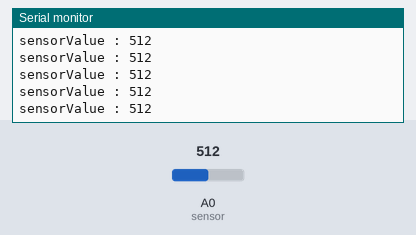
The sketch below on a simulated Arduino Uno, built with avr-gcc and run on an emulated ATmega328P. Shown: the last lines printed to the serial monitor. Inputs (shaded band) come from the test bench; at power-on: A0 (sensor) = 512.

Above: at 1.2 s.
1.3 s: A0 (sensor) set to 11
At 1.71 s:
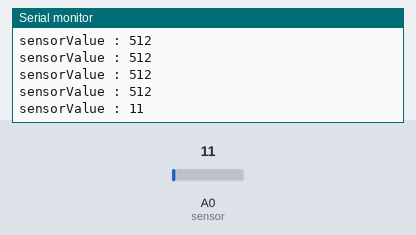
2.8 s: A0 (sensor) set to 8
At 2.97 s:
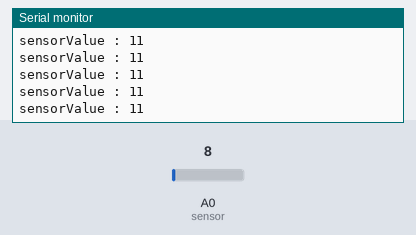
Timing chart, 0 to 5.8 s (numbered marks = the images above; inputs shaded):
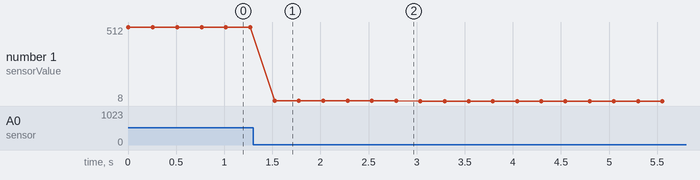

Measured:
- after the input at 1.3 s, the serial monitor: prints a new line after 0.22 s (image 1)
- plotted number 1: 512 → 11 after the input at 1.3 s, 11 → 8 after the input at 2.8 s

The sketch:

mq2bt_ai2_ino.ino
```cpp
//(Burn heater coil of mq-2 before 20 minutes by running the audino or try to check the mq-2 to see if it is warm to use it.)
//(If you know the maximum or minimum range of the actual sensor, then map the value (or try doing one round of simulation to find the minimum or maximum).)
//(And the value has been adjusted. To control the brightness of the led.)

#include <SoftwareSerial.h>

SoftwareSerial mySerial(10, 11); // RX, TX  for bluetooth hc05

// Analog pin 0 will be called 'sensor'
int sensor = A0;
// Set the initial sensorValue to 0
int sensorValue = 0;

// The setup routine runs once when you press reset
void setup() {

  mySerial.begin(9600);    // Initialize software serial communication for hc05
  Serial.begin(9600);   // Initialize serial communication at 9600 bits per second
}

// The loop routine runs over and over again forever
void loop() {
  // Read the input on analog pin 0 (named 'sensor')
  sensorValue = analogRead(sensor);
  //int outputvalue = map(sensorValue, 0, 1023, 0, 255);
  //int outputMap2 = 0;
  //int outputBuzzer = 0;

  if (sensorValue > 280) {
    // Activate digital output pin 9 - the LED will light up
    //Notice the value of the experiment. Minimum =70 , maximum= 110 for my mq2 device
    //outputMap2 = map(outputvalue, 70, 110, 0, 255); // for led,'map' func  from 70-110 become  0-255 so that  be value for pwm made fade with led.
    //map อีกครั้ง 29-110 ไป 0-255  so that pwm ทำ fade กับ led
    //outputMap2 = constrain(outputMap2, 0, 255); //value for led ,  make 'map' func  again,make a wider range of led or brightness of the led.
    //ทำให้ เห็น ช่วงที่กว้างขึ้นของ  แสง led หรือความสว่างของ led ให้ชัดเจนขึ้น
    //outputBuzzer = 254 - map(outputvalue, 70, 110, 50, 254); //value for buzzer
    //analogWrite(pin9, outputMap2);
    //beep(outputBuzzer);
    mySerial.print(sensorValue);
  }
  else {

    //analogWrite(pin9, 0);
    mySerial.print(sensorValue);
  }

  //for debug  mq2 sensor value
  Serial.print("sensorValue : ");
  Serial.print(sensorValue);
  Serial.println();
  //Serial.print("\t mapValue : ");
 // Serial.print(outputvalue, DEC);
  //Serial.print("\t outputMap2 : ");
  //Serial.println(outputMap2, DEC);
  delay(250);
}
```
